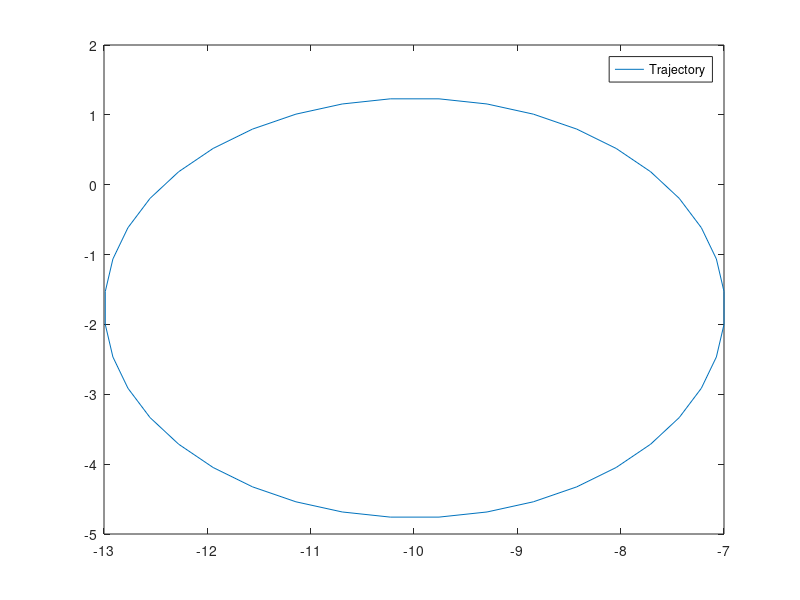

The MATLAB script that drew this image:
%% Simulation of MR
clear ALL; clc; close all;
%newPosition=oldPosition+posDerivative*dt
%% Simulation Paraments
dt=0.1; ts=4; 
tsArray=0:dt:ts;
%disp(tsArray);
%% Initial Conditions
revolutions=1.0;
omega=revolutions*(2*pi)/ts;% 2pi radians in ts Seconds for revolutions
%Center and Radius for Circular Trajectory wrt Inertial Frame
xc=-10;yc=-2; rho=3;
%Initial Position of Robot wrt Inertial Frame
psi0=0; x0=xc+rho*cos(psi0); y0=yc+rho*sin(psi0);
eta0=[x0, y0, psi0];
eta(:,1)=eta0;
%disp(length(tsArray))
for i=1:length(tsArray)
    psi=eta(3,i);
    Jacobian=[cos(psi), -sin(psi), 0;
            sin(psi), cos(psi), 0;
            0, 0, 1];
    etaDesired=[xc+rho*cos(psi0+omega*tsArray(i));
                yc+rho*sin(psi0+omega*tsArray(i));
                psi0+omega*tsArray(i);];
    etaDotDesired=[-rho*omega*sin(psi0+omega*tsArray(i));
                rho*omega*cos(psi0+omega*tsArray(i));
                omega;];
    zeta(:,i)=inv(Jacobian)*etaDotDesired;
    etaDot(:,i)=Jacobian*zeta(:,i);
    eta(:,i+1)=eta(:,i)+dt*etaDot(:,i);
    error(:,i)=etaDesired-eta(:,i);
    %str=sprintf('psi %f Des %f', eta(3,i)*(180*7/22), etaDesired(3)*(180*7/22))
    str=sprintf('Error %f ',error(3,i) )
end
%disp(error(3,:));
%% Plot
for i=1:length(tsArray)
    %axis([-10 10 -10 10]);
    plot(eta(1,1:i),eta(2,1:i));
    legend('Trajectory')
    hold on;
    pause(0.1);
    hold off;
end